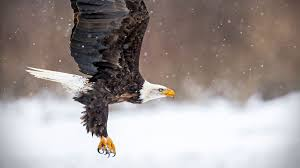
#> input picture Images/baldeagle.jpg, 300 x 168 px
$ python translation.py --image Images/baldeagle.jpg
#> lines starting #> are read from the running program, lines starting #| are printed output that depends on the picture
import numpy as np
import imutils
import argparse
import cv2

ap = argparse.ArgumentParser()
ap.add_argument("-1","--image",required = True, help = "input image file path")
args = vars(ap.parse_args())

image = cv2.imread(args["image"])
#> image is the input picture: shape (168, 300, 3); mean B, G, R 149.8, 151.9, 160.8
cv2.imshow("original",image)
cv2.waitKey(0)

shifted = imutils.translate(image, 0, 100)
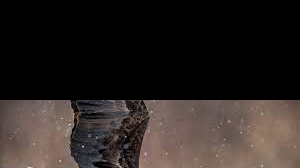
#> shifted: shape (168, 300, 3); mean B, G, R 33.9, 36.6, 43.4
cv2.imshow("downshift",shifted)
cv2.waitKey(0)
